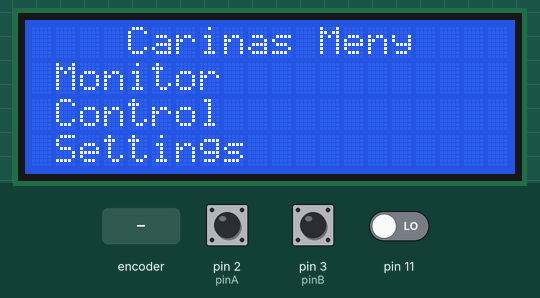
Recording of a program running on a simulated Arduino Uno, built with avr-gcc and run on an emulated ATmega328P. Parts: 20×4 character LCD. The test bench sets the inputs (shaded band); at power-on: pin 11 LOW, pin 2 (pinA) HIGH, pin 3 (pinB) HIGH.

Above: at 1.3 s.
1.4 s: rotary encoder on pin 2 (pinA) / pin 3 (pinB) turned 3 steps (first pin leading)
5.0 s: pin 11 driven HIGH
At 5.7 s:
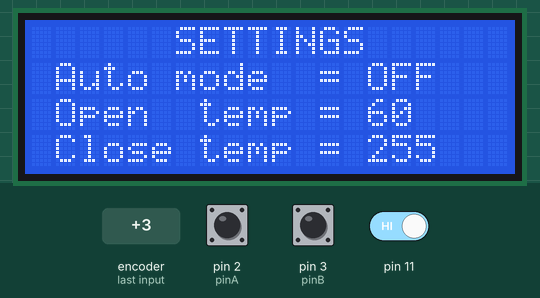
8.0 s: rotary encoder on pin 2 (pinA) / pin 3 (pinB) turned 3 steps (first pin leading)
At 8.9 s:
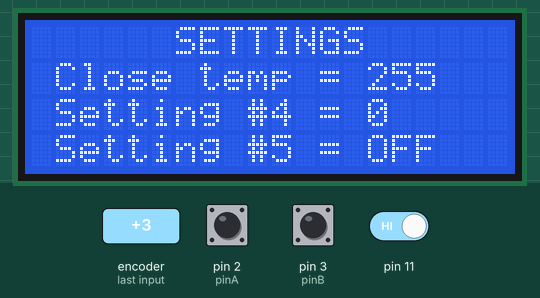
11.5 s: rotary encoder on pin 2 (pinA) / pin 3 (pinB) turned 3 steps (first pin leading)
At 12.2 s:
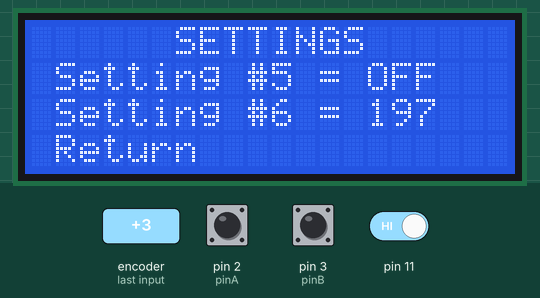
15.1 s: rotary encoder on pin 2 (pinA) / pin 3 (pinB) turned 2 steps (second pin leading)
18.5 s: rotary encoder on pin 2 (pinA) / pin 3 (pinB) turned 2 steps (second pin leading)
At 18.77 s:
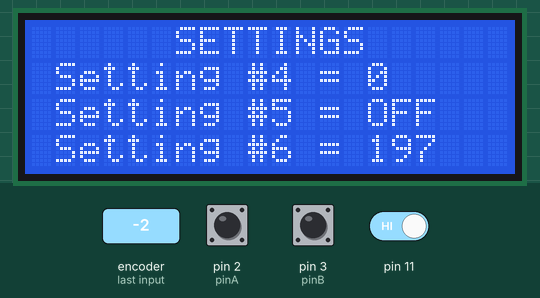
Timing chart, 0 to 21.5 s (numbered marks = the images above; inputs shaded):
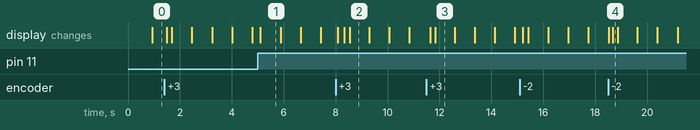

Measured:
- after the input at 5.0 s, the display: changes after 0.10 s (image 1)
- after the input at 11.5 s, the display: first changes after 0.15 s (image 3 shows a later state)
- after the input at 18.5 s, the display: first differs from a run without the input after 0.17 s (image 4)

The program:

main.cpp
```cpp
#include <Arduino.h>
#include <Wire.h>
#include <liquidCrystal_I2C.h>
#include <EEPROM.h>
#include <PressButton.h>
#include "custom_char.h"
#include "rotaryEncoder.h"

#define DISP_ITEM_ROWS 3
#define DISP_CHAR_WIDTH 20
#define PACING_MS 25
#define FLASH_RST_CNT 30          //used for flashing cursor
#define SETTINGS_CHKVAL 3647

// =========================================================================
//                               DECLARATIONS
// =========================================================================

// MENU STRUCTURE ----------------------------------------------------------
enum pageType {
  MENU_ROOT,
  MENU_MONITOR,
  MENU_CONTROL,
  MENU_LIGHTS,
  MENU_MECHATRONICS,
  MENU_SETTINGS
};
enum pageType currPage = MENU_ROOT;
void page_MenuRoot();
void page_MenuMonitor();
void page_MenuControl();
void page_MenuLights();
void page_MenuMechatronics();
void page_MenuSettings();

// MENU INTERNALS ----------------------------------------------------------
unsigned int loopStartMs;
bool updateAllItems;
bool updateItemValue;
unsigned char itemCnt;
unsigned char pntrPos;
unsigned char dispOffset;
unsigned char root_pntrPos = 1;
unsigned char root_dispOffset = 0;
unsigned char flashCntr;
bool flashIsOn;
void initMenuPage(String title, unsigned char itemCount);
void captureUserInput();
bool adjustingValue = false;
void adjustBool(bool *v, bool *adjustingValue);
void adjustChar(unsigned char *v, bool *adjustingValue, unsigned char min, unsigned char max);
void doPointerNavigation();
bool isFlashChanged();
void pacingWait();
bool menuItemPrintable(unsigned char xPos, unsigned char yPos);

// PRINT TOOLS -------------------------------------------------------------
void printPointer();
void printOffsetArrows();
void printOnOff(bool val);
void printintAtWidth(unsigned int value, unsigned char width, char c, bool isRight);

// SETTINGS ----------------------------------------------------------------
struct MySettings{
  bool Test1_OnOff = false;
  unsigned char Test2_Num = 60;
  unsigned char Test3_Num = 255;
  unsigned char Test4_Num = 0;
  bool Test5_OnOff = false;
  unsigned char Test6_Num = 197;
  unsigned short settingCheckValue = SETTINGS_CHKVAL;
};
MySettings settings;
void sets_SetDefaults();
void sets_Load();
void sets_Save();

// DISPLAY -----------------------------------------------------------------
LiquidCrystal_I2C lcd(0x27, 20, 4);

// =========================================================================
//                                  SETUP
// =========================================================================
void setup() {
  encoder_setup(pinA, pinB, BTN_OK, prevPinA);

  lcd.init();
  createChars(lcd);
  lcd.backlight();
  lcd.clear();

  sets_Load();

  // rotary encoder interrupt
  prevTime = millis();

  Serial.begin(9600);
}

// =========================================================================
//                                MAIN LOOP
// =========================================================================
void loop() {
  switch(currPage){
    case MENU_ROOT: page_MenuRoot(); break;
    case MENU_MONITOR: page_MenuMonitor(); break;
    case MENU_CONTROL: page_MenuControl(); break;
    case MENU_LIGHTS: page_MenuLights(); break;
    case MENU_MECHATRONICS: page_MenuMechatronics(); break;
    case MENU_SETTINGS: page_MenuSettings(); break;
  }
}

// =========================================================================
//                                MENU ROOT
// =========================================================================
void page_MenuRoot(){
  initMenuPage(F("Carinas Meny"), 3);

  pntrPos = root_pntrPos; dispOffset = root_dispOffset;

  while(true){
    if(updateAllItems){
      if(menuItemPrintable(1, 1)){lcd.print(F("Monitor      "));}
      if(menuItemPrintable(1, 2)){lcd.print(F("Control      "));}
      if(menuItemPrintable(1, 3)){lcd.print(F("Settings     "));}

      printOffsetArrows();
    }

    if(isFlashChanged()){printPointer();}

    updateAllItems = false;

    captureUserInput();

    if(btnOk.PressRealeased()){
        root_pntrPos = pntrPos; root_dispOffset = dispOffset;
      switch(pntrPos){
        case 1: currPage = MENU_MONITOR; return;
        case 2: currPage = MENU_CONTROL; return;
        case 3: currPage = MENU_SETTINGS; return;
      }
    }
    //char encoder = readEncoder(CLK, DT, lastStateCLK);
    //if(encoder){Serial.println(int(encoder));}

    doPointerNavigation();

    pacingWait();
  }
};

// =========================================================================
//                                MENU MONITOR
// =========================================================================
void page_MenuMonitor(){
  initMenuPage(F("Monitor"), 3);

  while(true){
    if(updateAllItems){
      if(menuItemPrintable(1, 1)){lcd.print(F("Inside temp  "));}
      if(menuItemPrintable(1, 2)){lcd.print(F("Outside temp "));}
      if(menuItemPrintable(1, 3)){lcd.print(F("Return       "));}

      printOffsetArrows();
    }

    if(isFlashChanged()){printPointer();}

    updateAllItems = false;

    captureUserInput();

    if(btnOk.PressRealeased()){
      switch(pntrPos){
        case 1: ;
        case 2: ;
        case 3: currPage = MENU_ROOT; return;
      }
    }

    doPointerNavigation();

    pacingWait();
  }
};

// =========================================================================
//                                MENU CONTROL
// =========================================================================
void page_MenuControl(){
  initMenuPage(F("Control"), 3);

  while(true){
    if(updateAllItems){
      if(menuItemPrintable(1, 1)){lcd.print(F("Lights       "));}
      if(menuItemPrintable(1, 2)){lcd.print(F("Mechatronics "));}
      if(menuItemPrintable(1, 3)){lcd.print(F("Return       "));}

      printOffsetArrows();
    }

    if(isFlashChanged()){printPointer();}

    updateAllItems = false;

    captureUserInput();

    if(btnOk.PressRealeased()){
      switch(pntrPos){
        case 1: currPage = MENU_LIGHTS; return;
        case 2: currPage = MENU_MECHATRONICS; return;
        case 3: currPage = MENU_ROOT; return;
      }
    }

    doPointerNavigation();

    pacingWait();
  }
}

// =========================================================================
//                                MENU LIGHTS
// =========================================================================
void page_MenuLights(){
  initMenuPage(F("Lights"), 1);

  while(true){
    if(updateAllItems){
      if(menuItemPrintable(1, 1)){lcd.print(F("No items here!"));}

      printOffsetArrows();
    }

    if(isFlashChanged()){printPointer();}

    updateAllItems = false;

    captureUserInput();

    if(btnOk.PressRealeased()){currPage = MENU_CONTROL; return;}

    doPointerNavigation();

    pacingWait();
  }
}

// =========================================================================
//                                MENU MECHATRONICS
// =========================================================================
void page_MenuMechatronics(){
  initMenuPage(F("Mechatronics"), 1);

  while(true){
    if(updateAllItems){
      if(menuItemPrintable(1, 1)){lcd.print(F("No items here!"));}

      printOffsetArrows();
    }

    if(isFlashChanged()){printPointer();}

    updateAllItems = false;

    captureUserInput();

    if(btnOk.PressRealeased()){currPage = MENU_CONTROL; return;}

    doPointerNavigation();

    pacingWait();
  }
};

// =========================================================================
//                               MENU SETTINGS
// =========================================================================
void page_MenuSettings(){
  initMenuPage(F("SETTINGS"), 7);

  while(true){
    if(updateAllItems){
      if(menuItemPrintable(1, 1)){lcd.print(F("Auto mode  = "));}
      if(menuItemPrintable(1, 2)){lcd.print(F("Open  temp = "));}
      if(menuItemPrintable(1, 3)){lcd.print(F("Close temp = "));}
      if(menuItemPrintable(1, 4)){lcd.print(F("Setting #4 = "));}
      if(menuItemPrintable(1, 5)){lcd.print(F("Setting #5 = "));}
      if(menuItemPrintable(1, 6)){lcd.print(F("Setting #6 = "));}
      if(menuItemPrintable(1, 7)){lcd.print(F("Return       "));}
      printOffsetArrows();
    }

    if(updateAllItems || updateItemValue){
      if(menuItemPrintable(14, 1)){printOnOff(settings.Test1_OnOff);}
      if(menuItemPrintable(14, 2)){printintAtWidth(settings.Test2_Num, 3, ' ', false);}
      if(menuItemPrintable(14, 3)){printintAtWidth(settings.Test3_Num, 3, ' ', false);}
      if(menuItemPrintable(14, 4)){printintAtWidth(settings.Test4_Num, 3, ' ', false);}
      if(menuItemPrintable(14, 5)){printOnOff(settings.Test5_OnOff);}
      if(menuItemPrintable(14, 6)){printintAtWidth(settings.Test6_Num, 3, ' ', false);}
      if(menuItemPrintable(14, 7)){lcd.print(F("   "));}
    }

    if(isFlashChanged()){printPointer();}

    updateAllItems = false;
    updateItemValue = false;

    captureUserInput();

    switch(pntrPos){
      case 1: adjustBool(&settings.Test1_OnOff, &adjustingValue); break;
      case 2: adjustChar(&settings.Test2_Num, &adjustingValue, 0, 255); break;
      case 3: adjustChar(&settings.Test3_Num, &adjustingValue, 0, 255); break;
      case 4: adjustChar(&settings.Test4_Num, &adjustingValue, 0, 255); break;
      case 5: adjustBool(&settings.Test5_OnOff, &adjustingValue); break;
      case 6: adjustChar(&settings.Test6_Num, &adjustingValue, 0, 255); break;
      case 7: if(btnOk.PressRealeased()){currPage = MENU_ROOT; btnOk.ClearWasDown(); return;}
    }
    if(!adjustingValue){
      doPointerNavigation();
    }

    if (btnOk.LongPressed()){sets_SetDefaults(); updateAllItems = true;}

    pacingWait();
  }
};

// =========================================================================
//                          TOOLS - MENU INTERNALS
// =========================================================================
void initMenuPage(String title, unsigned char itemCount){
  lcd.clear();
  lcd.setCursor(0,0);

  unsigned char fillCnt = (DISP_CHAR_WIDTH - title.length()) / 2;
  if (fillCnt > 0){for(unsigned char i = 0; i < fillCnt; i++){lcd.print(F("\04"));}}
  lcd.print(title);
  if ((title.length() % 2) == 1){fillCnt++;}
  if (fillCnt > 0){for(unsigned char i = 0; i < fillCnt; i++){lcd.print(F("\05"));}}

  btnOk.ClearWasDown();

  itemCnt = itemCount;
  pntrPos = 1;
  dispOffset = 0;
  flashCntr = 0;
  flashIsOn = false;
  updateAllItems = true;
  loopStartMs = millis();
}
void adjustBool(bool *v, bool *adjustingValue){
  if(*adjustingValue){
    if(CWFlag || CCWFlag){*v = !*v; updateAllItems = true; CWFlag = false; CCWFlag = false;}
  }
  if(btnOk.PressRealeased()){*adjustingValue = !*adjustingValue; btnOk.ClearWasDown();}
}
void adjustChar(unsigned char *v, bool *adjustingValue, unsigned char min, unsigned char max){
  if(*adjustingValue){
    if(CWFlag){if (*v > min){*v = *v - 1; updateItemValue = true;} CWFlag = false;}

    if(CCWFlag){if (*v < max){*v = *v + 1; updateItemValue = true;} CCWFlag = false;}
  }
  if(btnOk.PressRealeased()){*adjustingValue = !*adjustingValue; btnOk.ClearWasDown();}
}
void doPointerNavigation(){
  // if encoder rotate cw move up
  if(CWFlag && pntrPos > 1){
    CWFlag = false;
    flashIsOn = false; flashCntr = 0; printPointer();

    if(pntrPos - dispOffset == 1){updateAllItems = true; dispOffset--;}
    pntrPos--;
  }
  // if encoder rotate ccw move down
  else if(CCWFlag && pntrPos < itemCnt){
    CCWFlag = false;
    flashIsOn = false; flashCntr = 0; printPointer();

    if(pntrPos - dispOffset == DISP_ITEM_ROWS){updateAllItems = true; dispOffset++;}
    pntrPos++;
  }
}
bool isFlashChanged(){
  if(flashCntr == 0){
    flashIsOn = !flashIsOn;
    flashCntr = FLASH_RST_CNT;
    return true;
  }
  else{flashCntr--; return false;}
}
void pacingWait(){
  while(millis() - loopStartMs < PACING_MS){delay(1);}

  loopStartMs = millis();
}
bool menuItemPrintable(unsigned char xPos, unsigned char yPos){
  if(!(updateAllItems || (updateItemValue && pntrPos == yPos))){return false;}

  unsigned char yMaxOffset = 0;

  if(yPos > DISP_ITEM_ROWS) {yMaxOffset = yPos - DISP_ITEM_ROWS;}

  if(dispOffset <= (yPos-1) && dispOffset >= yMaxOffset) {lcd.setCursor(xPos, yPos - dispOffset); return true;}

  return false;
}

// =========================================================================
//                             TOOLS - DISPLAY
// =========================================================================
void printPointer(){
  if(itemCnt < 2){return;}
  lcd.setCursor(0, pntrPos - dispOffset);
  if(flashIsOn){lcd.print(F("\06"));}
  else{lcd.print(F(" "));}
}

void printOffsetArrows(){
  lcd.setCursor(DISP_CHAR_WIDTH - 1, 1);
  if(dispOffset > 0){lcd.print(F("\02"));} else{lcd.print(F(" "));}

  lcd.setCursor(DISP_CHAR_WIDTH - 1, DISP_ITEM_ROWS);
  if(itemCnt > DISP_ITEM_ROWS && itemCnt - DISP_ITEM_ROWS > dispOffset){lcd.print(F("\03"));} else{lcd.print(F(" "));}
}

void printOnOff(bool val){
  if (val){lcd.print(F("ON "));}
  else {lcd.print(F("OFF"));}
}

void printChars(unsigned char cnt, char c){
  if (cnt > 0){
    char cc[] = " "; cc[0] = c;

    for (unsigned char i = 1; i <= cnt; i++){lcd.print(cc);}
  }
}

unsigned char getintCharCnt(unsigned int value){
  if(value==0){return 1;}
  unsigned int tensCalc = 10; unsigned char cnt = 1;

  while (tensCalc <= value && cnt < 20){tensCalc *= 10; cnt +=1;}
  return cnt;
}

void printintAtWidth(unsigned int value, unsigned char width, char c, bool isRight){
  unsigned char numChars = getintCharCnt(value);
  if(isRight){printChars(width-numChars, c);}
  lcd.print(value);

  if(!isRight){printChars(width-numChars, c);}
}

// =========================================================================
//                             TOOLS - SETTINGS
// =========================================================================

void sets_SetDefaults(){
  MySettings tempSets;
  memcpy(&settings, &tempSets, sizeof settings);
}

void sets_Load(){
  EEPROM.get(0, settings);

  if(settings.settingCheckValue != SETTINGS_CHKVAL){sets_SetDefaults();}
}

void sets_Save(){
  EEPROM.put(0, settings);
}
```

custom_char.h
```cpp
#include <Wire.h>
#include <LiquidCrystal_I2C.h>

#define arrayLen 6

uint8_t customChar[arrayLen][8] = {
{
  0b00110,
  0b01001,
  0b01001,
  0b00110,
  0b00000,
  0b00000,
  0b00000,
  0b00000
},
{
  0b00000,
  0b00100,
  0b00100,
  0b01110,
  0b01110,
  0b11111,
  0b11111,
  0b00000
},
{
  0b00000,
  0b11111,
  0b11111,
  0b01110,
  0b01110,
  0b00100,
  0b00100,
  0b00000
},
{
  0b10000,
  0b01000,
  0b10100,
  0b01010,
  0b10100,
  0b01000,
  0b10000,
  0b00000
},
{
  0b00001,
  0b00010,
  0b00101,
  0b01010,
  0b00101,
  0b00010,
  0b00001,
  0b00000
},
{
  0b01000,
  0b00100,
  0b00010,
  0b00001,
  0b00010,
  0b00100,
  0b01000,
  0b00000
}
};

void createChars(LiquidCrystal_I2C lcd){
  for(uint8_t i = 0; i <= arrayLen; i++){
    lcd.createChar(i+1, customChar[i]);
  }
}

//lcd.createChar(1, customChar[1]);
```

rotaryEncoder.h
```cpp
#include <PressButton.h>
#include <Arduino.h>

// I/O port allocations
const int BTN_OK = 11;
const int pinA = 2;
const int pinB = 3;

// Button
PressButton btnOk(BTN_OK);

bool prevPinA = false;
bool CWFlag = false;
bool CCWFlag = false;
char interruptDelay = 1;
unsigned long prevTime;
void interrupt();

void encoder_setup(int pinA, int pinB, int BTN_OK, bool &prevPinA) {

	// Set encoder pins as inputs
	pinMode(pinA, INPUT);
	pinMode(pinB, INPUT);

	// Save the initial state of pinA
	prevPinA = digitalRead(pinA);

	attachInterrupt(digitalPinToInterrupt(pinA), interrupt, CHANGE);
  attachInterrupt(digitalPinToInterrupt(pinB), interrupt, CHANGE);
}

char readEncoder(int pinA, int pinB, bool &lastStatepinA){
  	// Read the current state of pinA
	bool currentStatepinA = digitalRead(pinA);

	char foo = 0;

	// If last and current state of pinA are different, then pulse occurred
	// React to only 1 state change to avoid double count
	if (currentStatepinA != lastStatepinA  && currentStatepinA == 1){

		// If the pinB state is different than the pinA state then
		// the encoder is rotating CCW so return 1
		if (digitalRead(pinB) != currentStatepinA) {
			foo = 1;
		} else {
			// Encoder is rotating CW so return 2
			foo = 2;
		}
	}

	// Remember last pinA state
	lastStatepinA = currentStatepinA;

	// Put in a slight delay to help debounce the reading
	delay(1);
	return foo;
}
// rotary encoder interrupt
void interrupt(){
  if(millis() - prevTime > interruptDelay){
  bool pinStateA = digitalRead(pinA);
  if(pinStateA != prevPinA  && pinStateA == 1) {
    if (digitalRead(pinB) != pinStateA) {
			CCWFlag = true;
      CWFlag = false;
		} else {
			CWFlag = true;
      CCWFlag = false;
		}
  }
  prevPinA = pinStateA;
  prevTime = millis();
  }
}
void captureUserInput(){
  btnOk.CaptureDownState();
}
```
